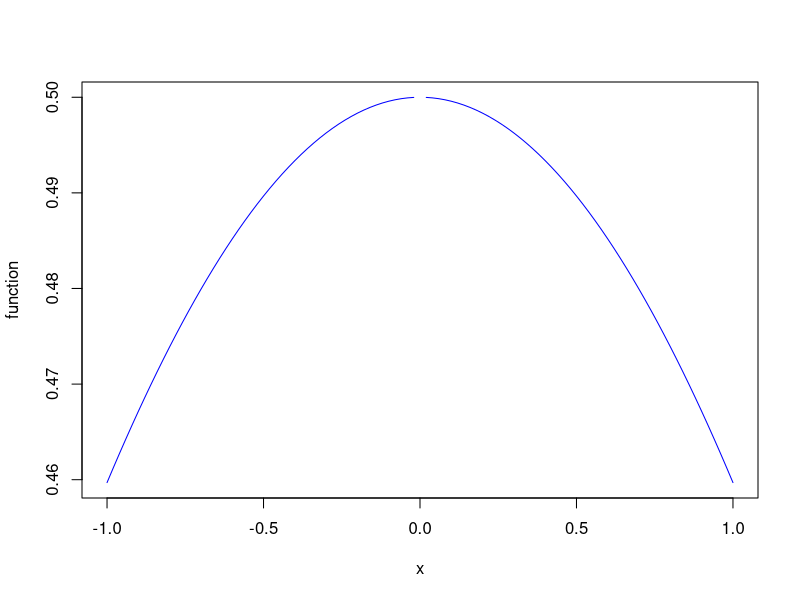
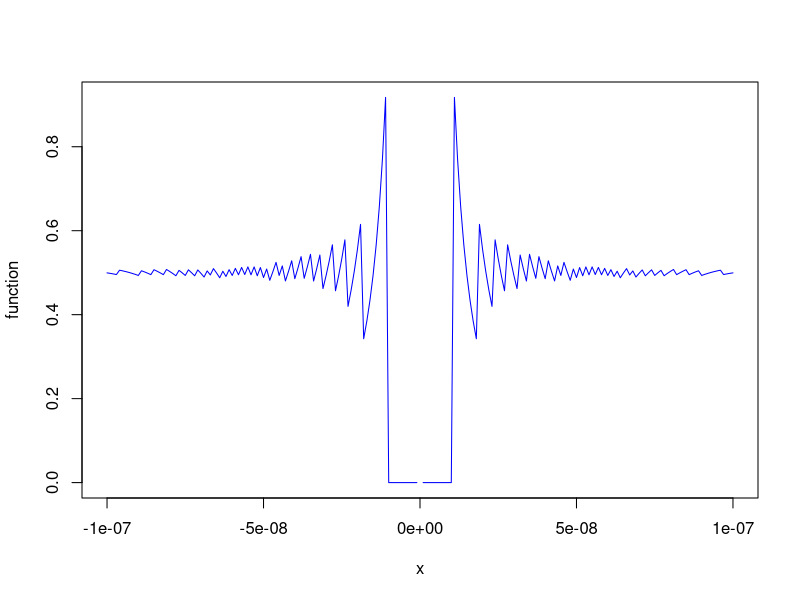
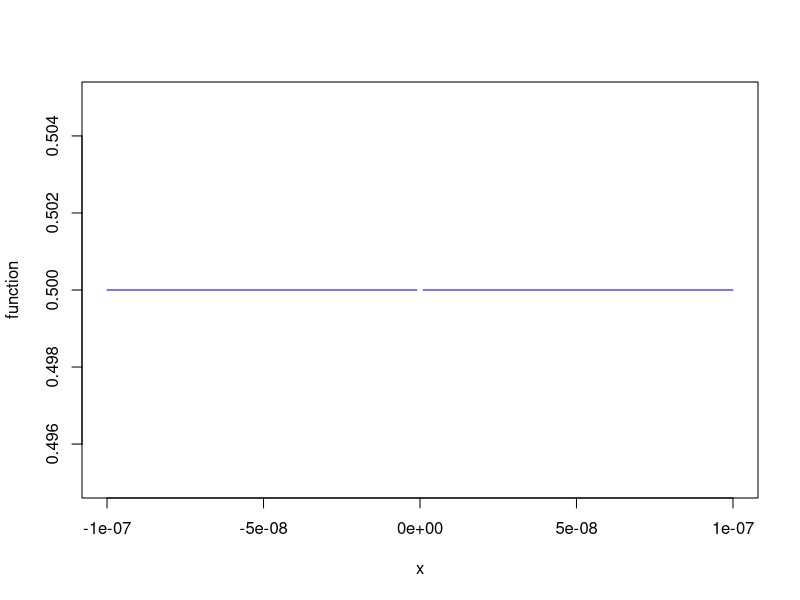
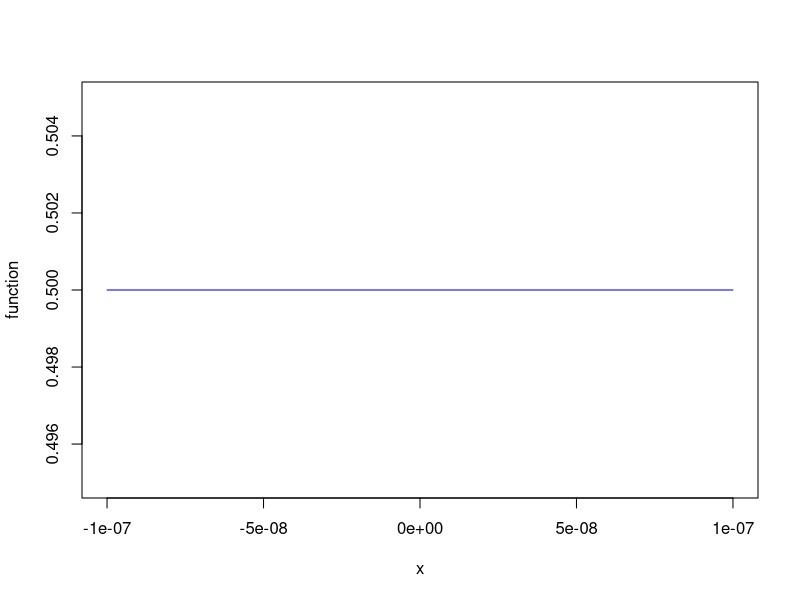

Here is the R script that generated these plots, in order: (Note: this script raises an error after producing the figures.)
# f(x) = (1-cos x)/x^2: 0근방에서 부동소수점연산에 의해 오차가 생김

evaluatefunction1 = function(xmin,xmax,n){
  x = c(0)
  f = c(0)
  for (i in (0:n)){
    x[i+1] = xmin + i*(xmax-xmin)/n
    f[i+1] = (1-cos(x[i+1]))/(x[i+1])^2
  }
  plot(x,f,type="l",col="blue",xlab="x",ylab="function")
}

# -1~1범위에서 100구간으로 나눠 plot을 그림 
evaluatefunction1(-1,1,100)

# 0부근을 확대해서 확인 
evaluatefunction1(-10^-7, 10^-7, 200) # 수치적 오차 (0근처에서 불안정한 계산)



# 동치인 함수 f(x) = (sin^2(x/2))/(x^2/2)를 고려하면 0근처에서 
# 오차의 영향을 줄일 수 있지만 0에서 불연속 0/0 꼴이므로 
evaluatefunction2 = function(xmin,xmax,n){
  x = c(0)
  f = c(0)
  for (i in (0:n)){
    x[i+1] = xmin + i*(xmax-xmin)/n
    f[i+1] = (sin(x[i+1]/2))^2/((x[i+1])^2/2)
  }
  plot(x,f,type="l",col="blue",xlab="x",ylab="function")
}

# 1보다는 출렁이지 않음 # 좀 더 안정적

evaluatefunction2(-10^-7, 10^-7, 200) 


# f(x) = (sin^2(x/2))/(x^2/2)을 0에서 연속이 되도록 정의
# epsilon 범위에 있는 값들은 1/2로 처리함 
evaluatefunction2withcheck = function(xmin,xmax,n,epsilon){
  x = c(0)
  f = c(0)
  for (i in (0:n)){
    x[i+1] = xmin + i*(xmax-xmin)/n
    if (abs(x[i+1]) > epsilon){
      f[i+1] = (sin(x[i+1]/2))^2/((x[i+1])^2/2)
    }
    else{
      f[i+1] = 1/2 # 여기에서 
    }
  }
  plot(x,f,type="l",col="blue",xlab="x",ylab="function")
}

# 불연속성 문제도 해결결
evaluatefunction2withcheck(-10^-7, 10^-7, 200, 10^-10)
evaluatefunction2withcheck(-1, 1, ,200, 10^-10)

## n차 다항식의 계산
# 직접 계산
# a0+a1x+...+anx^n
polyeval = function(a,x0){
  n = length(a) - 1
  polyvalue = a[1]
  for (j in (1:n)){
    polyvalue = polyvalue + a[j+1]*(x0)^j
  }
  return(polyvalue)
}

# 멱급수 계산을 하지 않도록 수정
polyevalimproved = function(a,x0){
  n = length(a) - 1
  polyvalue = a[1]
  powersofx0 = 1
  for (j in (1:n)){ 
    powersofx0 = x0*powersofx0
    polyvalue = polyvalue + a[j+1]*powersofx0
  }
  return(polyvalue)
}

# Horner의 알고리즘
polyevalhorner = function(a,x0){
  n = length(a) - 1
  polyeval = a[n+1]
  for (j in (1:n)){
    polyeval = a[n+1-j] + x0*polyeval
  }
  return(polyeval)
}

# p(x) = (x-2)^{10}를 $x=2.01$에서 계산하는 경우 계산결과가 
# rounding error에 의해 달라짐
a = c(1024, -5120, 11520, -15360, 13440, -8064, 3360, -960, 180, -20, 1)
polyeval(a, 2.01)
polyevalimproved(a, 2.01)
polyevalhorner(a, 2.01)

# p(x) = (x-1)^3 = x^3 - 3x^2 + 3x - 1를 x=1에서 계산
polyevalhornermultiple = function(a,xmin,xmax,n){
  x = c(0)
  y = c(0)
  for (i in (0:n)){
    x[i+1] = xmin + i*(xmax-xmin)/n
    y[i+1] = polyevalhorner(a,x[i+1])
  }
  plot(x,y,type="l",col="blue",xlab="x",ylab="function",cex.axis=1.5,cex.lab=1.5)
}

polyevalhornermultiple(-c(1,-3,3,-1), 0.99999, 1.00001, 200)
curve((x-1)^3, from=0.99999, to=1.00001)

## 행렬계산
# epsilon이 작은 경우
epsilon = 10^-10
A = matrix(c(1, epsilon, 0, 1, 0, epsilon), nrow=3)
A
B = t(A) %*% A
B

epsilon = 10^-10
v = c(1, epsilon, -1)
w = c(1, epsilon, 1)
t(v) %*% w


## 실수의 비교시 주의

isTRUE(all.equal(.2, .3 - .1))
all.equal(.2, .3)         
isTRUE(all.equal(.2, .3)) 
